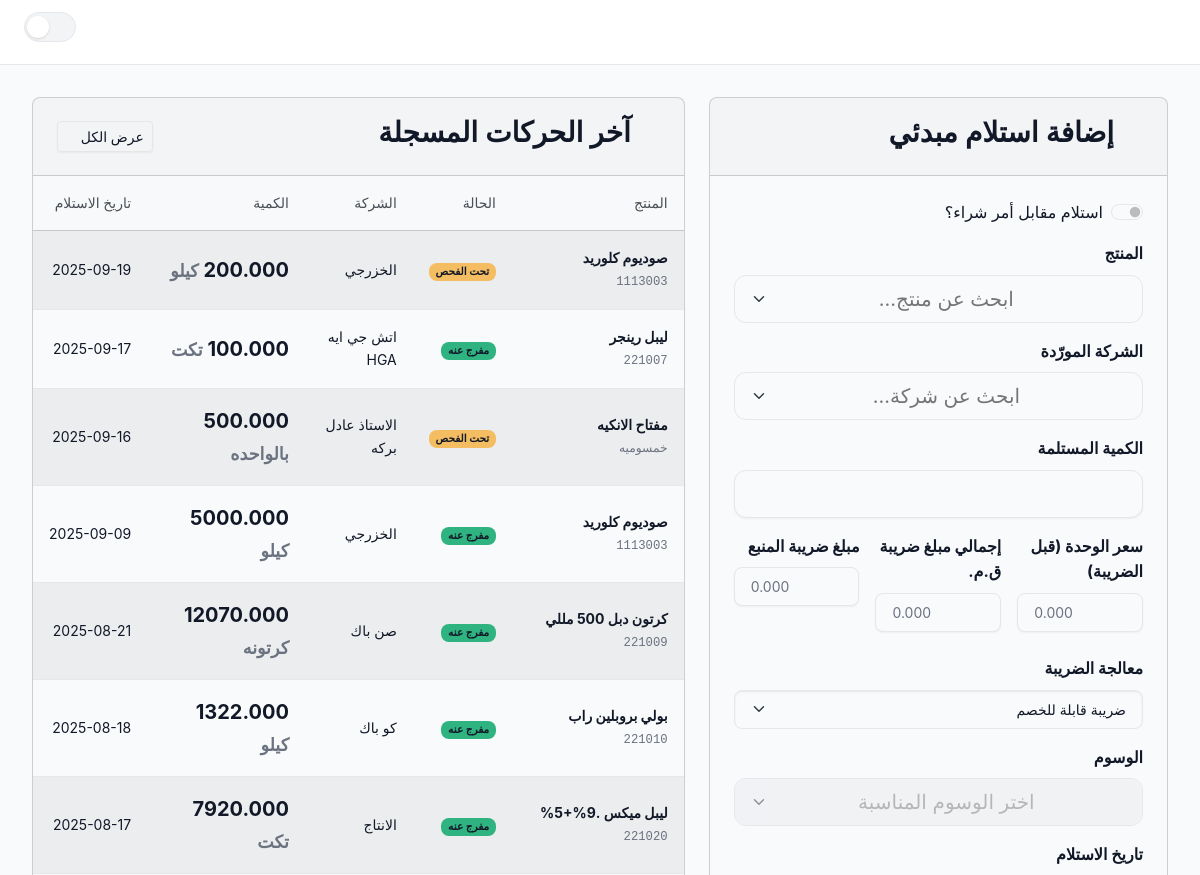
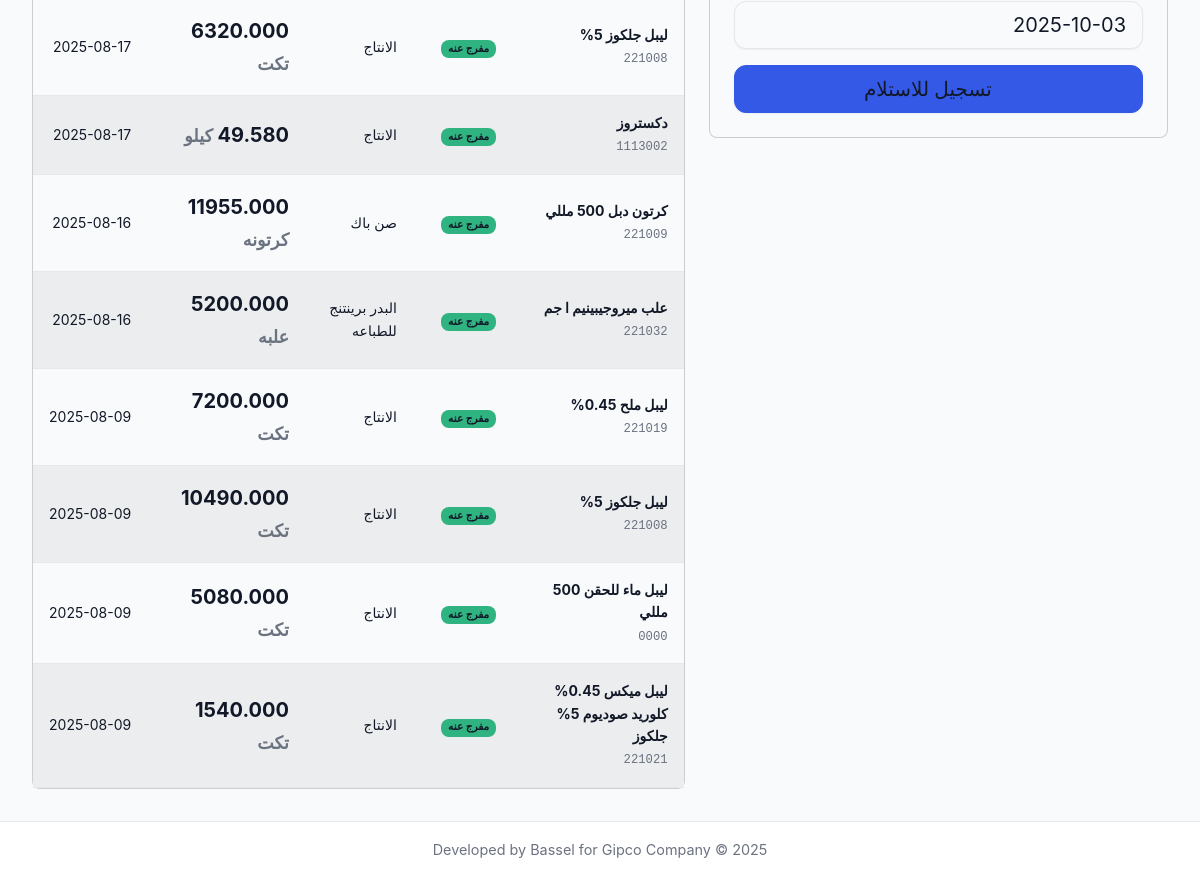
Before: / with the older database file (2 pictures, top to bottom).
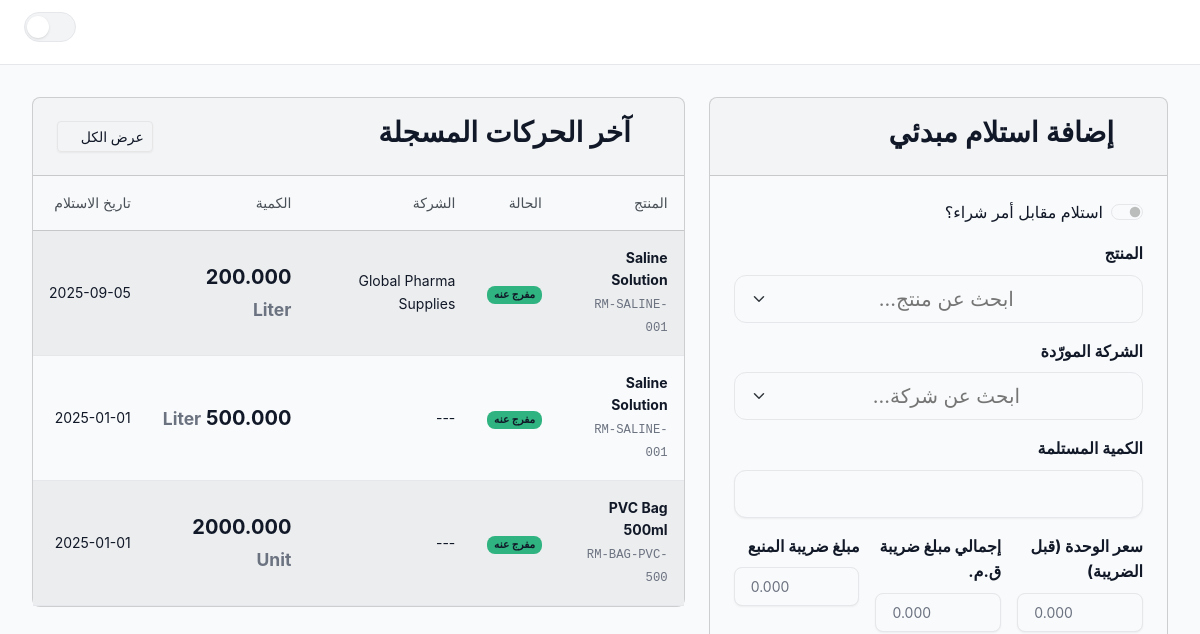
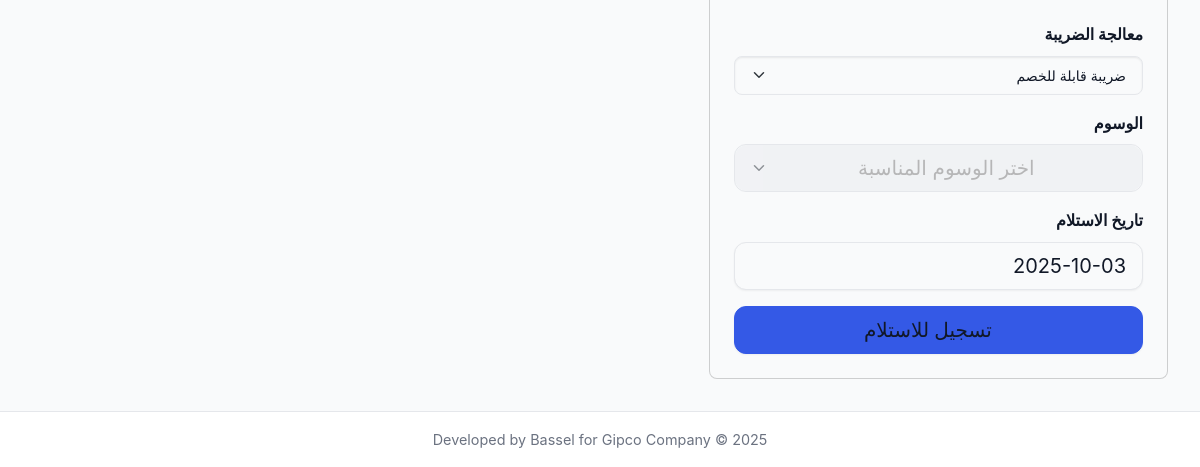
After: the same page with the newer database file (2 pictures, top to bottom).
### inventory/models.py (models this page shows, shortened)
class InventoryLog(models.Model):
    class Status(models.TextChoices):
        QUARANTINED = 'quarantined', _('تحت الفحص')
        RELEASED = 'released', _('مفرج عنه')
        REJECTED = 'rejected', _('مرفوض')
        SCRAPPED = 'scrapped', _('خردة') # --- NEW STATUS ---
    class VatTreatment(models.TextChoices):
        RECOVERABLE = 'recoverable', _('ضريبة قابلة للخصم')
        CAPITALIZED = 'capitalized', _('تضاف للتكلفة')
    product = models.ForeignKey(
        Product,
        on_delete=models.CASCADE,
        related_name='inventory_logs',
        verbose_name=_("Product")
    )
    company = models.ForeignKey(
        Company,
        on_delete=models.SET_NULL,
        null=True,
        blank=True,
        related_name='inventory_logs',
        verbose_name=_("Company")
    )
    quantity = models.FloatField(verbose_name=_("Quantity"))
    timestamp = models.DateTimeField(verbose_name=_("Timestamp"))
    qc_no = models.CharField(
        max_length=100,
        null=True,
        blank=True,
        verbose_name=_("QC Number")
    )
    status = models.CharField(
        max_length=20,
        choices=Status.choices,
        default=Status.QUARANTINED,
        verbose_name=_("Status")
    )
    release_timestamp = models.DateTimeField(
        null=True,
        blank=True,
        verbose_name=_("Release Timestamp")
    )
    po_item = models.ForeignKey(
        'PurchaseOrderItem',
        on_delete=models.SET_NULL,
        null=True,
        blank=True,
        related_name='receipts',
        verbose_name=_("Purchase Order Item")
    )
    tags = models.ManyToManyField(
        'ProductTag',
        blank=True,
        verbose_name=_("Tags"),
        related_name='inventory_logs'
    )
    base_unit_price = models.DecimalField(
        max_digits=12, decimal_places=3, default=Decimal('0.000'), verbose_name=_("Base Unit Price (before VAT)")
    )
    vat_amount = models.DecimalField(
        max_digits=12, decimal_places=3, default=Decimal('0.000'), verbose_name=_("VAT Amount")
    )
    vat_treatment = models.CharField(
        max_length=20,
        choices=VatTreatment.choices,
        default=VatTreatment.RECOVERABLE,
        verbose_name=_("VAT Treatment")
    )
    withholding_tax_amount = models.DecimalField(
        max_digits=12, decimal_places=3, default=Decimal('0.000'), verbose_name=_("Withholding Tax Amount")
    )
    class Meta:
        db_table = 'inventory_log'
        verbose_name = _("Inventory Log")
        verbose_name_plural = _("Inventory Logs")
        ordering = ['-timestamp']
    employee = models.ForeignKey(
        'Employee',
        on_delete=models.PROTECT,
        null=True,
        blank=True,
        related_name='inventory_receipts',
        verbose_name=_("Responsible Employee")
    )

class Product(models.Model):
    class ProductType(models.TextChoices):
        RAW_MATERIAL = 'مواد خام', _('مواد خام')
        PACKAGING = 'تعبئه و تغليف', _('تعبئه و تغليف')
        FINAL_PRODUCT = 'منتج نهائي', _('منتج نهائي')
        MRO = 'قطع غيار و صيانة', _('قطع غيار و صيانة')
        CONSUMABLE = 'مستهلكات', _('مستهلكات')
    name = models.CharField(max_length=255, verbose_name=_("Product Name"))
    code = models.CharField(max_length=100, unique=True, verbose_name=_("Product Code"))
    product_type = models.CharField(
        max_length=50,
        choices=ProductType.choices,
        verbose_name=_("Product Type")
    )
    unit = models.CharField(max_length=50, verbose_name=_("Unit of Measurement"))
    tags = models.ManyToManyField('ProductTag', blank=True, verbose_name=_("Tags"))
    moving_average_cost = models.DecimalField(
        max_digits=12, decimal_places=3, default=Decimal('0.000'), verbose_name=_("Moving Average Cost")
    )
    override_inventory_account = models.ForeignKey(
        'Account', on_delete=models.SET_NULL, null=True, blank=True,
        related_name='+', verbose_name=_("Override Inventory Account")
    )
    override_cogs_expense_account = models.ForeignKey(
        'Account', on_delete=models.SET_NULL, null=True, blank=True,
        related_name='+', verbose_name=_("Override COGS/Expense Account")
    )
    override_sales_revenue_account = models.ForeignKey(
        'Account', on_delete=models.SET_NULL, null=True, blank=True,
        related_name='+', verbose_name=_("Override Sales Revenue Account")
    )
    is_amortizable = models.BooleanField(
        default=False,
        verbose_name=_("Is Amortizable"),
        help_text=_("If checked, consuming this item will create a prepaid asset to be amortized over time.")
    )
    class Meta:
        db_table = 'products'
        verbose_name = _("Product")
        verbose_name_plural = _("Products")
        ordering = ['name']

class Company(models.Model):
    name = models.CharField(max_length=255, unique=True, verbose_name=_("Company Name"))
    class Meta:
        db_table = 'companies'
        verbose_name = _("Company")
        verbose_name_plural = _("Companies")
        ordering = ['name']

### inventory/views/dashboard.py (the view, shortened to what this page needs)
# urls.py: path('', index, name='index'),
def index(request: HttpRequest) -> HttpResponse:
    prefill_data_json = None
    po_item_id_to_prefill = request.GET.get('po_item_id')
    context = {
        'active_page': 'index',
        'logs': InventoryLog.objects.select_related('product', 'company').all()[:15],
        'all_products': Product.objects.filter(~Q(product_type=Product.ProductType.FINAL_PRODUCT)),
        'all_companies': Company.objects.all(),
        'today_date': timezone.now().strftime('%Y-%m-%d'),
        'all_tags': ProductTag.objects.all(),
        'prefill_data_json': prefill_data_json,
        'vat_treatment_choices': InventoryLog.VatTreatment.choices,
        'employees': Employee.objects.filter(is_active=True), # NEW
    }
    if 'X-Partial-Request' in request.headers:
        return render(request, 'inventory/partials/dashboard_content.html', context)
    return render(request, 'inventory/dashboard.html', context)

### inventory/templates/inventory/dashboard.html
{% extends "inventory/layout.html" %}
{% load static %}
{% block content %}
  {% include "inventory/partials/dashboard_content.html" %}
{% endblock content %}

### inventory/templates/inventory/partials/dashboard_content.html (shortened to what the changed rows need)
{% load static %}
<div class="row g-4">
  <div class="col-lg-7">
    <div class="card">
      <div class="card-body p-0">
        {% if not logs %}
        <div class="p-4 text-center text-muted">
          <i class="bi bi-info-circle fs-3"></i>
          <p class="mt-2 mb-0">لا توجد حركات مسجلة بعد.</p>
        </div>
        {% else %}
        <div class="table-responsive">
          <table class="table table-striped table-hover mb-0 align-middle">
            <thead class="table-light">
              <tr>
                <th class="ps-3">المنتج</th>
                <th>الحالة</th>
                <th>الشركة</th>
                <th>الكمية</th>
                <th>تاريخ الاستلام</th>
              </tr>
            </thead>
            <tbody>
              {% for log in logs %}
              <tr>
                <td class="ps-3">
                  <strong>{{ log.product.name }}</strong><br /><small
                    class="text-muted font-monospace"
                    >{{ log.product.code }}</small
                  >
                </td>
                <td>
                    {% if log.status == 'quarantined' %}
                        <span class="badge text-bg-warning">{{ log.get_status_display }}</span>
                    {% elif log.status == 'released' %}
                        <span class="badge text-bg-success">{{ log.get_status_display }}</span>
                    {% else %}
                        <span class="badge text-bg-danger">{{ log.get_status_display }}</span>
                    {% endif %}
                </td>
                <td>{% if log.company %}{{ log.company.name }}{% else %}---{% endif %}</td>
                <td class="fw-bold fs-5">
                  {{ log.quantity|floatformat:3 }}
                  <small class="text-muted">{{ log.product.unit }}</small>
                </td>
                <td class="text-nowrap">
                  {{ log.timestamp|date:"Y-m-d" }}
                </td>
              </tr>
              {% endfor %}
            </tbody>
          </table>
        </div>
        {% endif %}
      </div>
    </div>
  </div>
</div>

Changed rows visible on the page:
removed InventoryLog: product.name "صوديوم كلوريد", product.code "1113003", status "تحت الفحص", company.name "الخزرجي", quantity "200.000", product.unit "كيلو", timestamp "2025-09-19"
removed InventoryLog: product.name "ليبل رينجر", product.code "221007", status "مفرج عنه", company.name "اتش جي ايه HGA", quantity "100.000", product.unit "تكت", timestamp "2025-09-17"
removed InventoryLog: product.name "مفتاح الانكيه", product.code "خمسوميه", status "تحت الفحص", company.name "الاستاذ عادل بركه", quantity "500.000", product.unit "بالواحده", timestamp "2025-09-16"
removed InventoryLog: product.name "صوديوم كلوريد", product.code "1113003", status "مفرج عنه", company.name "الخزرجي", quantity "5000.000", product.unit "كيلو", timestamp "2025-09-09"
removed InventoryLog: product.name "كرتون دبل 500 مللي", product.code "221009", status "مفرج عنه", company.name "صن باك", quantity "12070.000", product.unit "كرتونه", timestamp "2025-08-21"
removed InventoryLog: product.name "بولي بروبلين راب", product.code "221010", status "مفرج عنه", company.name "كو باك", quantity "1322.000", product.unit "كيلو", timestamp "2025-08-18"
removed InventoryLog: product.name "ليبل ميكس .9%+5%", product.code "221020", status "مفرج عنه", company.name "الانتاج", quantity "7920.000", product.unit "تكت", timestamp "2025-08-17"
removed InventoryLog: product.name "ليبل جلكوز 5%", product.code "221008", status "مفرج عنه", company.name "الانتاج", quantity "6320.000", product.unit "تكت", timestamp "2025-08-17"
removed InventoryLog: product.name "دكستروز", product.code "1113002", status "مفرج عنه", company.name "الانتاج", quantity "49.580", product.unit "كيلو", timestamp "2025-08-17"
removed InventoryLog: product.name "كرتون دبل 500 مللي", product.code "221009", status "مفرج عنه", company.name "صن باك", quantity "11955.000", product.unit "كرتونه", timestamp "2025-08-16"
removed InventoryLog: product.name "علب ميروجيبينيم ا جم", product.code "221032", status "مفرج عنه", company.name "البدر برينتنج للطباعه", quantity "5200.000", product.unit "علبه", timestamp "2025-08-16"
removed InventoryLog: product.name "ليبل ملح 0.45%", product.code "221019", status "مفرج عنه", company.name "الانتاج", quantity "7200.000", product.unit "تكت", timestamp "2025-08-09"
removed InventoryLog: product.name "ليبل جلكوز 5%", product.code "221008", status "مفرج عنه", company.name "الانتاج", quantity "10490.000", product.unit "تكت", timestamp "2025-08-09"
removed InventoryLog: product.name "ليبل ماء للحقن 500 مللي", product.code "0000", status "مفرج عنه", company.name "الانتاج", quantity "5080.000", product.unit "تكت", timestamp "2025-08-09"
removed InventoryLog: product.name "ليبل ميكس 0.45% كلوريد صوديوم 5% جلكوز", product.code "221021", status "مفرج عنه", company.name "الانتاج", quantity "1540.000", product.unit "تكت", timestamp "2025-08-09"
now on this page (row edited): InventoryLog: product.name "Saline Solution", product.code "RM-SALINE-001", status "مفرج عنه", company.name "Global Pharma Supplies", quantity "200.000", product.unit "Liter", timestamp "2025-09-05"
now on this page (row edited): InventoryLog: product.name "Saline Solution", product.code "RM-SALINE-001", status "مفرج عنه", product.unit "Liter", timestamp "2025-01-01"
now on this page (row edited): InventoryLog: product.name "PVC Bag 500ml", product.code "RM-BAG-PVC-500", status "مفرج عنه", quantity "2000.000", product.unit "Unit", timestamp "2025-01-01"
